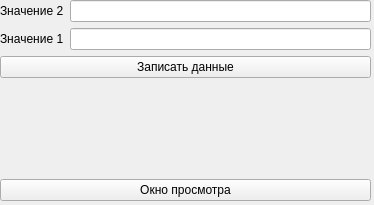
<?xml version="1.0" encoding="UTF-8"?>
<ui version="4.0">
 <class>Another_win</class>
 <widget class="QWidget" name="Another_win">
  <property name="geometry">
   <rect>
    <x>0</x>
    <y>0</y>
    <width>374</width>
    <height>205</height>
   </rect>
  </property>
  <property name="windowTitle">
   <string>Form</string>
  </property>
  <widget class="QWidget" name="verticalLayoutWidget_3">
   <property name="geometry">
    <rect>
     <x>0</x>
     <y>0</y>
     <width>371</width>
     <height>201</height>
    </rect>
   </property>
   <layout class="QVBoxLayout" name="verticalLayout_3">
    <item>
     <layout class="QHBoxLayout" name="horizontalLayout">
      <item>
       <layout class="QVBoxLayout" name="verticalLayout">
        <item>
         <widget class="QLabel" name="label_2">
          <property name="text">
           <string>Значение 2</string>
          </property>
         </widget>
        </item>
        <item>
         <widget class="QLabel" name="label">
          <property name="text">
           <string>Значение 1</string>
          </property>
         </widget>
        </item>
       </layout>
      </item>
      <item>
       <layout class="QVBoxLayout" name="verticalLayout_2">
        <item>
         <widget class="QLineEdit" name="lineEdit"/>
        </item>
        <item>
         <widget class="QLineEdit" name="lineEdit_2"/>
        </item>
       </layout>
      </item>
     </layout>
    </item>
    <item>
     <widget class="QPushButton" name="pushButton_2">
      <property name="text">
       <string>Записать данные</string>
      </property>
     </widget>
    </item>
    <item>
     <widget class="QLabel" name="label_3">
      <property name="text">
       <string/>
      </property>
     </widget>
    </item>
    <item>
     <widget class="QPushButton" name="pushButton">
      <property name="text">
       <string>Окно просмотра</string>
      </property>
     </widget>
    </item>
   </layout>
  </widget>
 </widget>
 <resources/>
 <connections/>
</ui>
